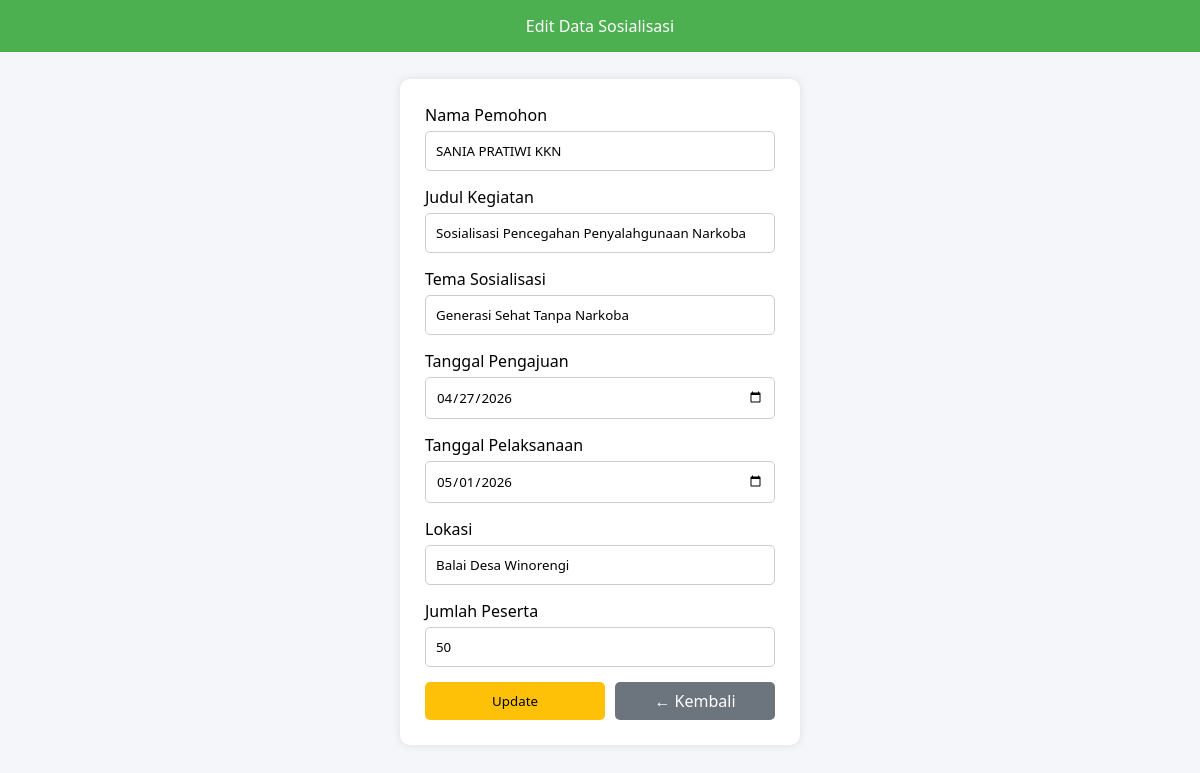
The page /edit.php?id=6 (signed in) on the database its author committed.
### tables this page shows
CREATE TABLE `sosialisasi` (
  `id` int(11) NOT NULL,
  `nama_pemohon` varchar(100) DEFAULT NULL,
  `judul_kegiatan` varchar(150) DEFAULT NULL,
  `tema_sosialisasi` varchar(150) DEFAULT NULL,
  `tgl_pengajuan` date DEFAULT NULL,
  `tgl_pelaksanaan` date DEFAULT NULL,
  `lokasi` varchar(100) DEFAULT NULL,
  `jml_peserta` int(11) DEFAULT NULL
);

### edit.php (the view, shortened to what this page needs)
<?php
include 'koneksi.php';
$id = $_GET['id'];
$data = mysqli_query($conn, "SELECT * FROM sosialisasi WHERE id='$id'");
$d = mysqli_fetch_assoc($data);
?>
<!DOCTYPE html>
<html>
<head>
</head>
<body>
<div class="navbar">
    Edit Data Sosialisasi
</div>
<div class="container">
    <div class="card">
        <form method="POST">
            <label>Nama Pemohon</label>
            <input type="text" name="nama_pemohon" value="<?= $d['nama_pemohon'] ?>" required>
            <label>Judul Kegiatan</label>
            <input type="text" name="judul_kegiatan" value="<?= $d['judul_kegiatan'] ?>" required>
            <label>Tema Sosialisasi</label>
            <input type="text" name="tema_sosialisasi" value="<?= $d['tema_sosialisasi'] ?>" required>
            <label>Tanggal Pengajuan</label>
            <input type="date" name="tgl_pengajuan" value="<?= $d['tgl_pengajuan'] ?>" required>
            <label>Tanggal Pelaksanaan</label>
            <input type="date" name="tgl_pelaksanaan" value="<?= $d['tgl_pelaksanaan'] ?>" required>
            <label>Lokasi</label>
            <input type="text" name="lokasi" value="<?= $d['lokasi'] ?>" required>
            <label>Jumlah Peserta</label>
            <input type="number" name="jml_peserta" value="<?= $d['jml_peserta'] ?>" required>
            <div class="button-group">
                <button type="submit" name="update">Update</button>
                <a href="/sosialisasi/index.php" class="btn-back">← Kembali</a>
            </div>
        </form>
    </div>
</div>
</body>
</html>

### edit.php (style rules this page uses)
* { font-family: 'Segoe UI', Arial, sans-serif; box-sizing: border-box; }
body { background: #f4f6f9; margin: 0; }
.navbar { background: #4CAF50; color: white; padding: 15px; text-align: center; }
.container { display: flex; justify-content: center; align-items: center; min-height: 90vh; }
.card { background: white; padding: 25px; border-radius: 10px; width: 400px; box-shadow: 0 0 10px rgba(0,0,0,0.1); }
label { font-weight: 500; }
input { width: 100%; padding: 10px; margin-top: 5px; margin-bottom: 15px; border: 1px solid #ccc; border-radius: 5px; }
.button-group { display: flex; gap: 10px; }
button { flex: 1; padding: 10px; background: #ffc107; border: none; border-radius: 5px; cursor: pointer; }
.btn-back { flex: 1; display: flex; justify-content: center; align-items: center; text-decoration: none; background: #6c757d; color: white; border-radius: 5px; }

### rows shown on the page
sosialisasi: nama_pemohon "SANIA PRATIWI KKN", judul_kegiatan "Sosialisasi Pencegahan Penyalahgunaan Narkoba", tema_sosialisasi "Generasi Sehat Tanpa Narkoba", tgl_pengajuan "04/27/2026", tgl_pelaksanaan "05/01/2026", lokasi "Balai Desa Winorengi", jml_peserta "50"
